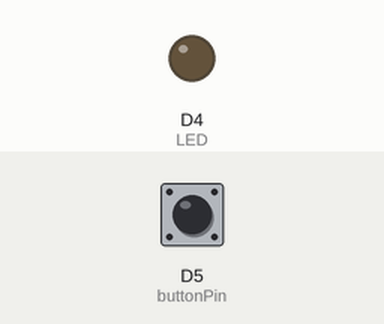
Recording of a sketch running on a simulated ESP8266 (NodeMCU). Parts: output pins drawn as LEDs (lit = HIGH). The test bench sets the inputs (shaded band); at power-on: D5 (buttonPin) LOW.

Above: at 1.2 s.
1.3 s: D5 (buttonPin) pulled HIGH for 0.15 s
At 2.5 s:
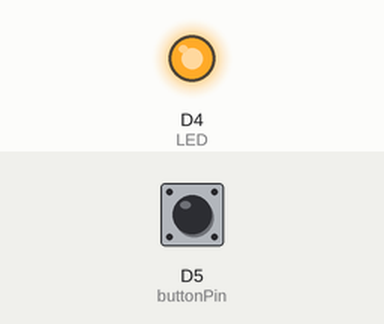
2.9 s: D5 (buttonPin) pulled HIGH for 1 s
At 3.7 s:
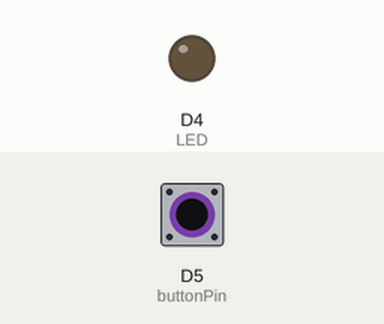
5.4 s: D5 (buttonPin) pulled HIGH for 3.2 s
At 6.8 s:
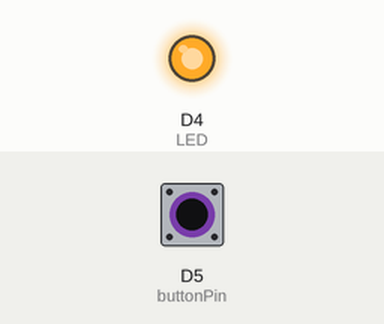
Timing chart, 0 to 8.4 s (numbered marks = the images above; inputs shaded):
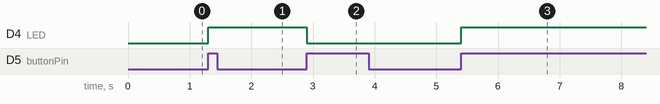

The sketch:

Toggle_LED.ino
```cpp
#define LED D4
#define buttonPin D5
bool buttonState = 0;
bool Mode = 0;

void setup()
{
  pinMode(buttonPin, INPUT);
  pinMode(LED , OUTPUT);
}

void loop()
{
  bool sw = digitalRead(buttonPin);
  if (sw == 1)
  {
    if (buttonState == 0)
    {
      Mode = !Mode;
      buttonState = 1;
    }
  }
  else buttonState = false;
  digitalWrite(LED , Mode);
  delay(5);
}
```

Measured:
- after the input at 1.3 s, D4 (LED): LOW → HIGH at once
- after the input at 2.9 s, D4 (LED): HIGH → LOW at once
- after the input at 5.4 s, D4 (LED): LOW → HIGH at once
